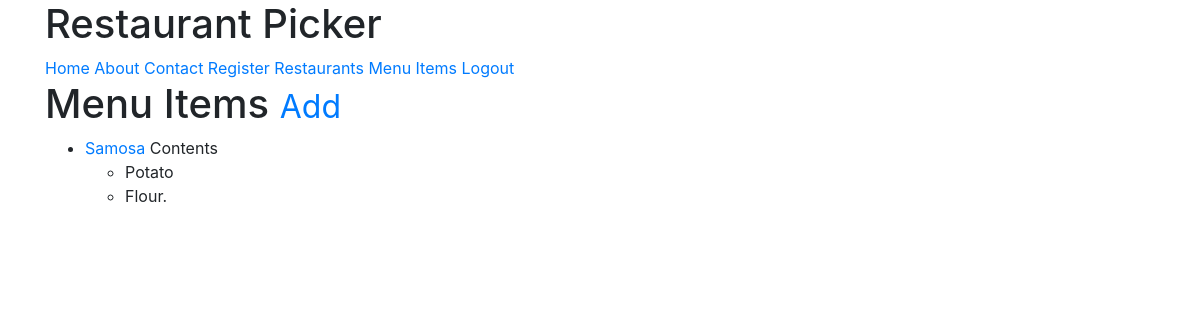
/items/ (signed in), run on an earlier commit of the app's database.
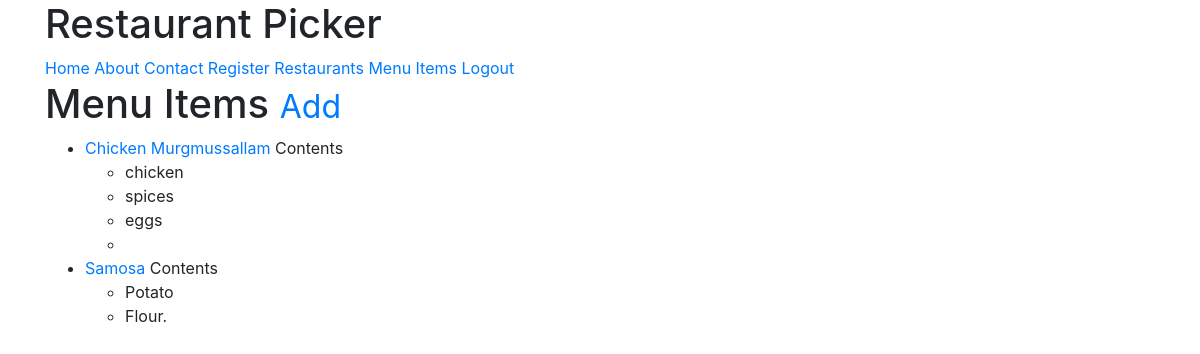
And on a later commit of the database.
### menus/models.py (models this page shows, shortened)
class Item(models.Model):
    user    = models.ForeignKey(User, on_delete=models.CASCADE)
    restaurant = models.ForeignKey(RestaurantLocation, on_delete=models.CASCADE)
    name = models.CharField(max_length = 120)
    contents  = models.TextField(help_text='Separate each item by comma')
    excludes  = models.TextField(
        blank=True,
        null=True,
        help_text='Separate each item by comma'
    )
    public = models.BooleanField(default=True)
    timestamp   = models.DateTimeField(auto_now_add=True)
    updated     = models.DateTimeField(auto_now=True)
    class Meta:
        ordering = ['-updated','-timestamp']
    def get_absolute_url(self):
        return reverse('menus:detail',kwargs={'pk':self.pk})
    def get_contents(self):
        return self.contents.split(",")

### menus/views.py (the view)
# urls.py: path('',ItemListView.as_view(),name='list'),
class ItemListView(LoginRequiredMixin,ListView):
    def get_queryset(self):
        return Item.objects.filter(user=self.request.user)

### menus/templates/menus/item_list.html (shortened to what this page needs)
{% extends 'base.html' %}
{% block content %}
<h1>Menu Items <small><a href="{% url 'menus:create' %}">Add</a></small></h1>
<ul>
  {% for obj in object_list %}
  <li><a href="{{ obj.get_absolute_url }}">{{ obj.name }}</a>
  {% if obj.contents %}
  Contents
  <ul>
    {% for item in obj.get_contents %}
      <li>{{ item }}</li>
    {% endfor %}
  </ul>
  {% endif %}
  {% endfor %}
</ul>
{% endblock content %}

What changed in the data, as far as the page shows it:
added Item: name "Chicken Murgmussallam", get_contents "chicken" "spices" "eggs"
